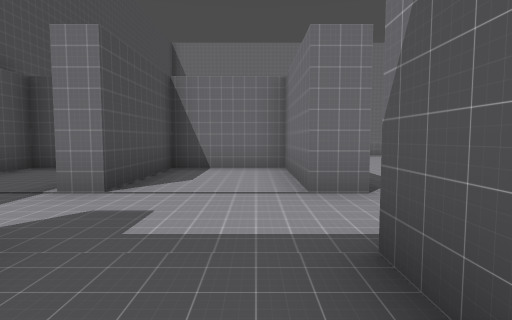
view 1 (above)

16 first-person views from a walk through a level from a Godot 3-D game. The camera is 1.3 m above the floor, tilts 4° down and sees 80° across. The floor is counted in squares, 2 m on a side. Each view is taken from the middle of a square. On the plan, view 1 faces up. The plan holds only what a view shows up to about 10 squares ahead; the rest is blank. The place goes on beyond the plan.

view 2
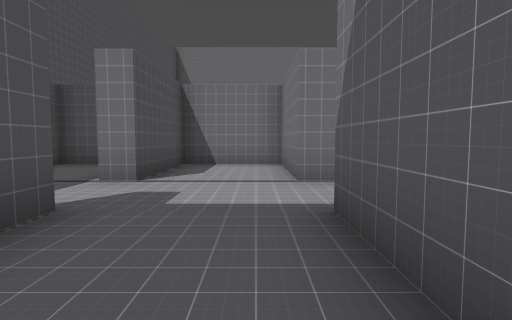

view 3
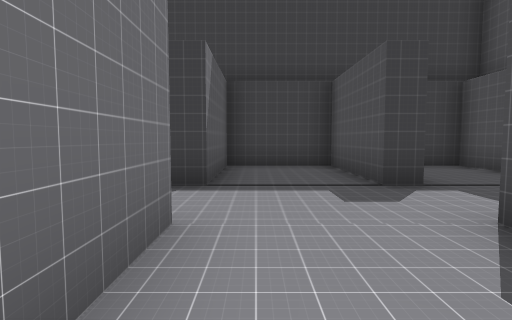

view 4
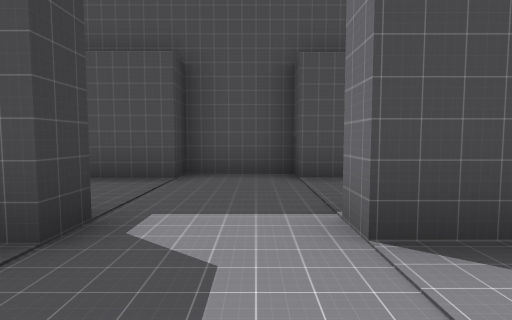

view 5
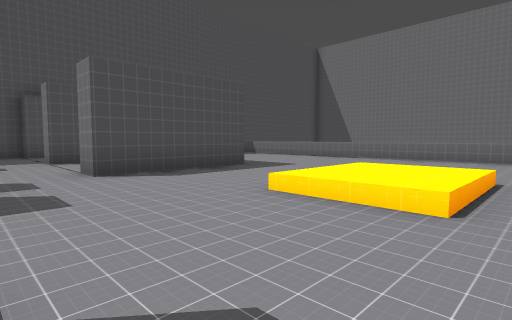

view 6
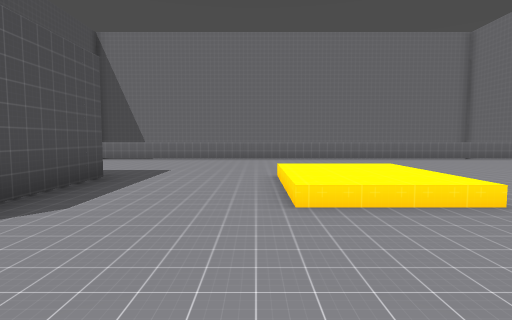

view 7
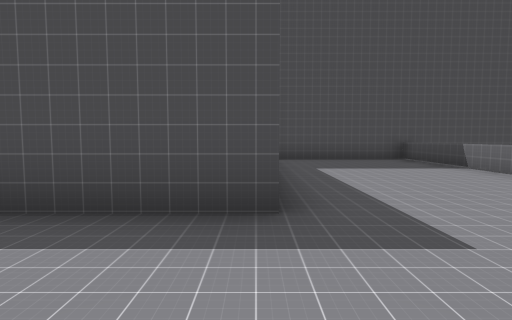

view 8
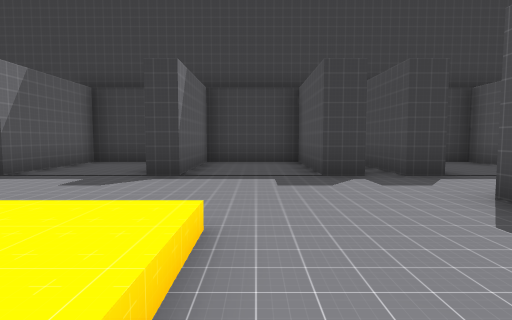

view 9
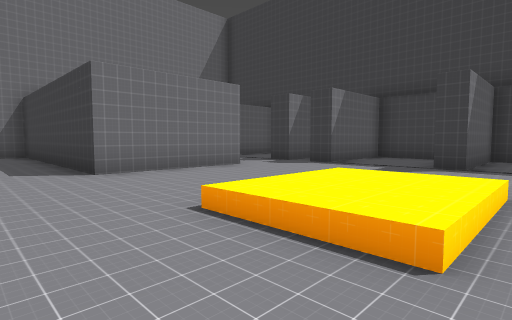

view 10
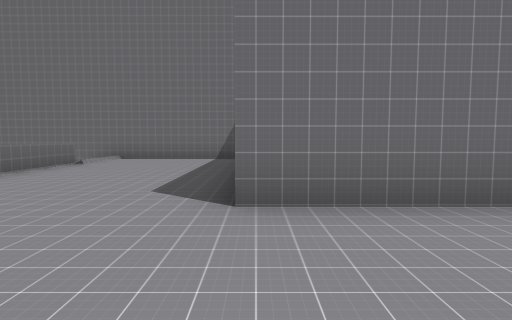

view 11
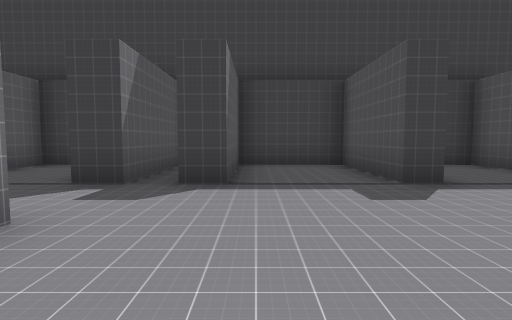

view 12
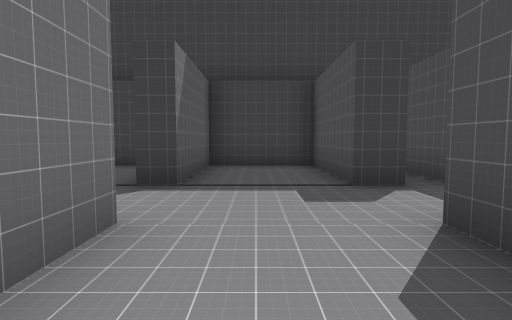

view 13
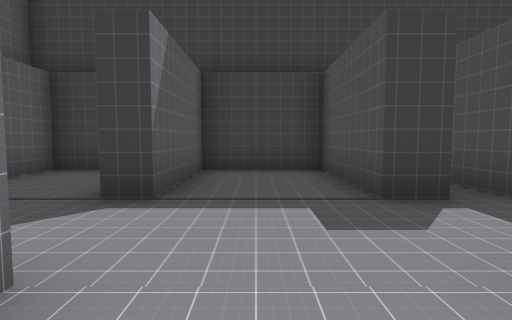

view 14
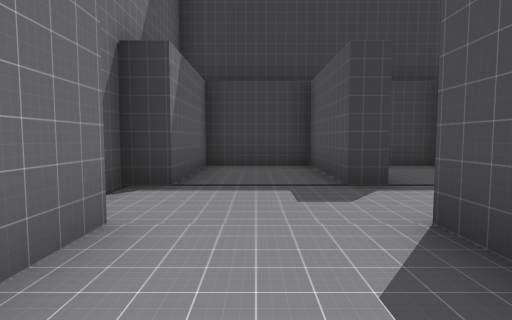

view 15
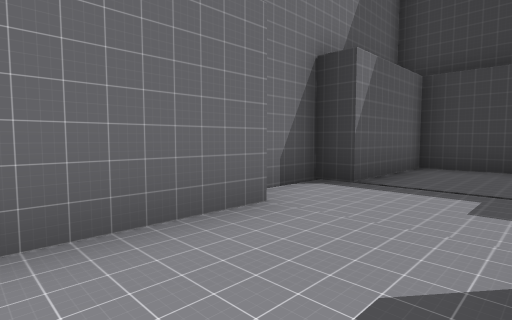

view 16
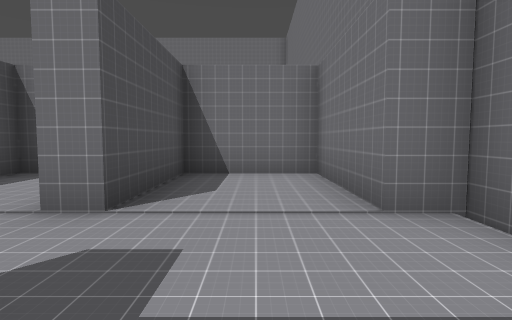

### Floor plan
Key: @ floor where view 1 was taken; # wall or solid block; . main floor; : floor 0.5 m higher than the main floor; / step, stairs or slope; v drop or lower ground.
Columns run from 6 left of view 1 to 17 right of it. Each row starts with its distance up from view 1.
 14 #                      #
 13 #                      #
 12 #vvvvvvvvvvvvvvvvvvvv  #
 11 #......................#
 10 #......................#
  9 #......................#
  8 #......................#
  7 ########...::...########
  6  #. #..#...::...#..#...#
  5  #..#..#...//...#..#...#
  4 ##..#..#........#..#...#
  3 #......................#
  2 #......................#
  1 ##..#..##...#..##..#...#
  0  #..#.@##...#..##..#...#
 -1  #. #..##...#..##..#...#
 -2  ## ####################

Where each view was taken, in squares from view 1:
view 1: 0 up, 0 right, facing up
view 2: 1 down, 0 right, facing up
view 3: 6 up, 0 right, facing down
view 4: 3 up, 0 right, facing left
view 5: 2 up, 7 right, facing up-left
view 6: 2 up, 4 right, facing up
view 7: 7 up, 4 right, facing left
view 8: 7 up, 4 right, facing down
view 9: 9 up, 4 right, facing down-right
view 10: 7 up, 7 right, facing right
view 11: 6 up, 8 right, facing down
view 12: 6 up, 12 right, facing down
view 13: 5 up, 12 right, facing down
view 14: 6 up, 15 right, facing down
view 15: 6 up, 14 right, facing down-right
view 16: 1 up, 15 right, facing up
